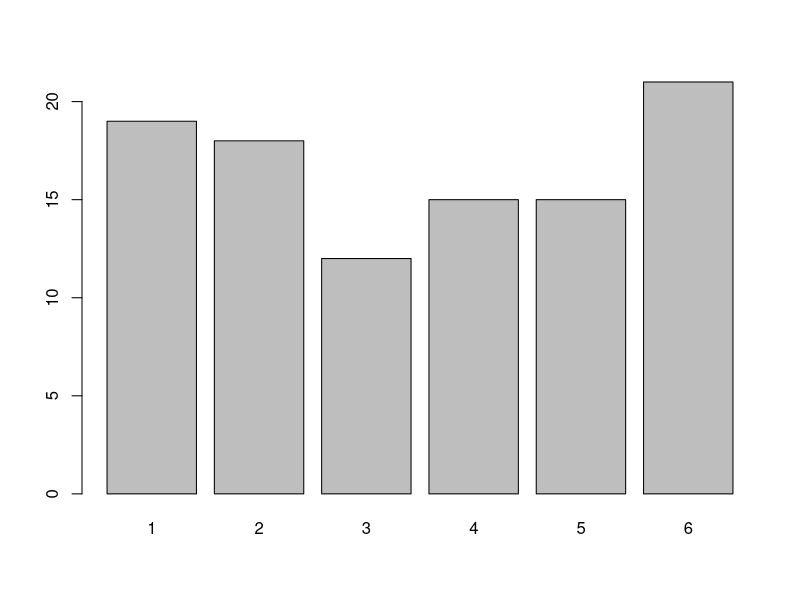

This chart was generated by the following R code:
## ---- chunk 1
rollDie <- function(nRolls, seed) {
    set.seed(seed)
    sample(1:6, nRolls, replace = TRUE)
}
barplot(table(rollDie(100, 1)))
prop.table(table(rollDie(100, 1)))
## ---- chunk 2
round(prop.table(table(rollDie(1e6, 1))), 3)
## ---- chunk 3
flipCoin3 <- function() {
    dat <- rbinom(3, 1, 0.5)
    event1 <- sum(dat) == 2
    event2 <- dat[1] == 1
    intersectionProb <- event1 & event2
    unionProb <- event1 | event2
    
   c(event1, event2, intersectionProb, unionProb)
}

nSims <- 1000

simRes <- replicate(nSims, flipCoin3())
cbind(c('P(A)', 'P(B)', 'P(A AND B)', 'P(A OR B)'), rowMeans(simRes))
## ---- chunk 4
flipCoin3 <- function() {
    dat <- rbinom(3, 1, 0.5)
    event1 <- sum(dat) == 2
    event2 <- sum(dat) == 0
    intersectionProb <- event1 & event2
    unionProb <- event1 | event2
    
   c(event1, event2, intersectionProb, unionProb)
}

nSims <- 1000

simRes <- replicate(nSims, flipCoin3())
cbind(c('P(A)', 'P(B)', 'P(A AND B)', 'P(A OR B)'), rowMeans(simRes))
## ---- chunk 5
library(knitr)
# fill by column
probs <- c(0.6, 0.2, 0.1, 0.1)

probsMat <- matrix(NA,ncol = 3, nrow = 3)
probsMat[1:2, 1:2] <- probs
probsMat[,3] <- rowSums(probsMat, na.rm = T)
probsMat[3,] <- colSums(probsMat, na.rm = T)
colnames(probsMat) <- c('Normal Blood Pressure (N)', 'High Blood Pressure (H)', 'Total')
rownames(probsMat) <- c('Reasonable Weight (R)', 'Overweight (O)', 'Total')

kable(probsMat, align = 'c')
